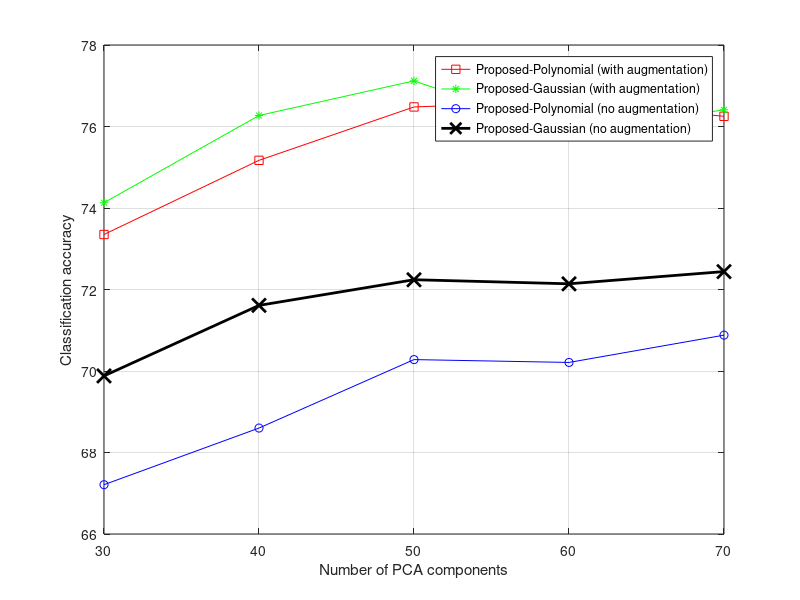

MATLAB code to generate this figure: (Note: this script raises an error after producing the figure.)

p_g_3class=[74.13,76.27,77.12,75.82,76.41];

p_c_3class=[73.35,75.17,76.48,76.62,76.25];

%p_c_2class=[69.59,72.29,75.12,73.85,73.95];
p_c_3_noaug=[67.21,68.60,70.28,70.21,70.88];

%p_g_2class=[73.54,74.48,76.36,74.28,74.42];
p_g_3_noaug=[69.88,71.61,72.24,72.14,72.44];

x=[30,40,50,60,70];

figure,
plot(x,p_c_3class,'r-s',x,p_g_3class,'g-*',x,p_c_3_noaug,'b-o',x,p_g_3_noaug,'k-x','LineWidth',2,'MarkerSize',10)
xticks([30,40,50,60,70])
xlabel('Number of PCA components');
ylabel('Classification accuracy');
legend('Proposed-Polynomial (with augmentation)','Proposed-Gaussian (with augmentation)','Proposed-Polynomial (no augmentation)','Proposed-Gaussian (no augmentation)');
grid on;
tightfig();